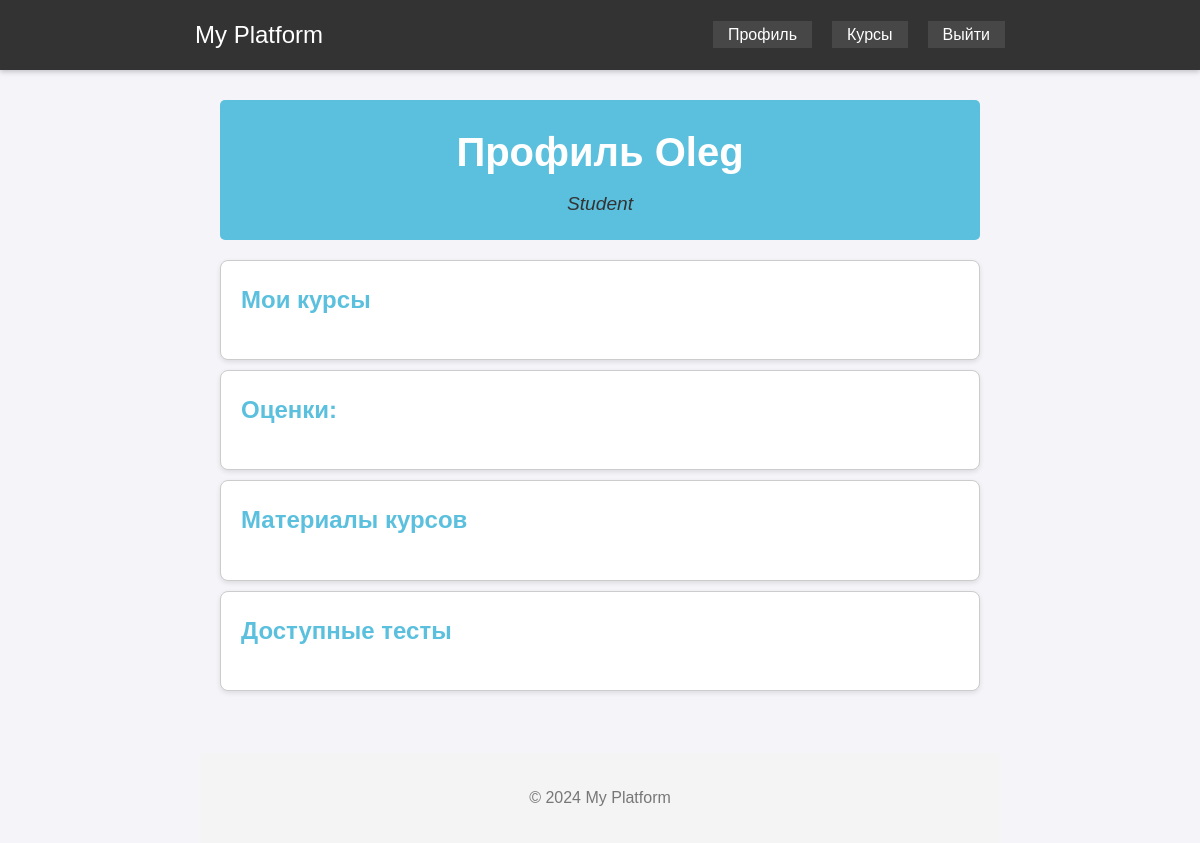
Before: /profile/ (signed in) with the older database file.
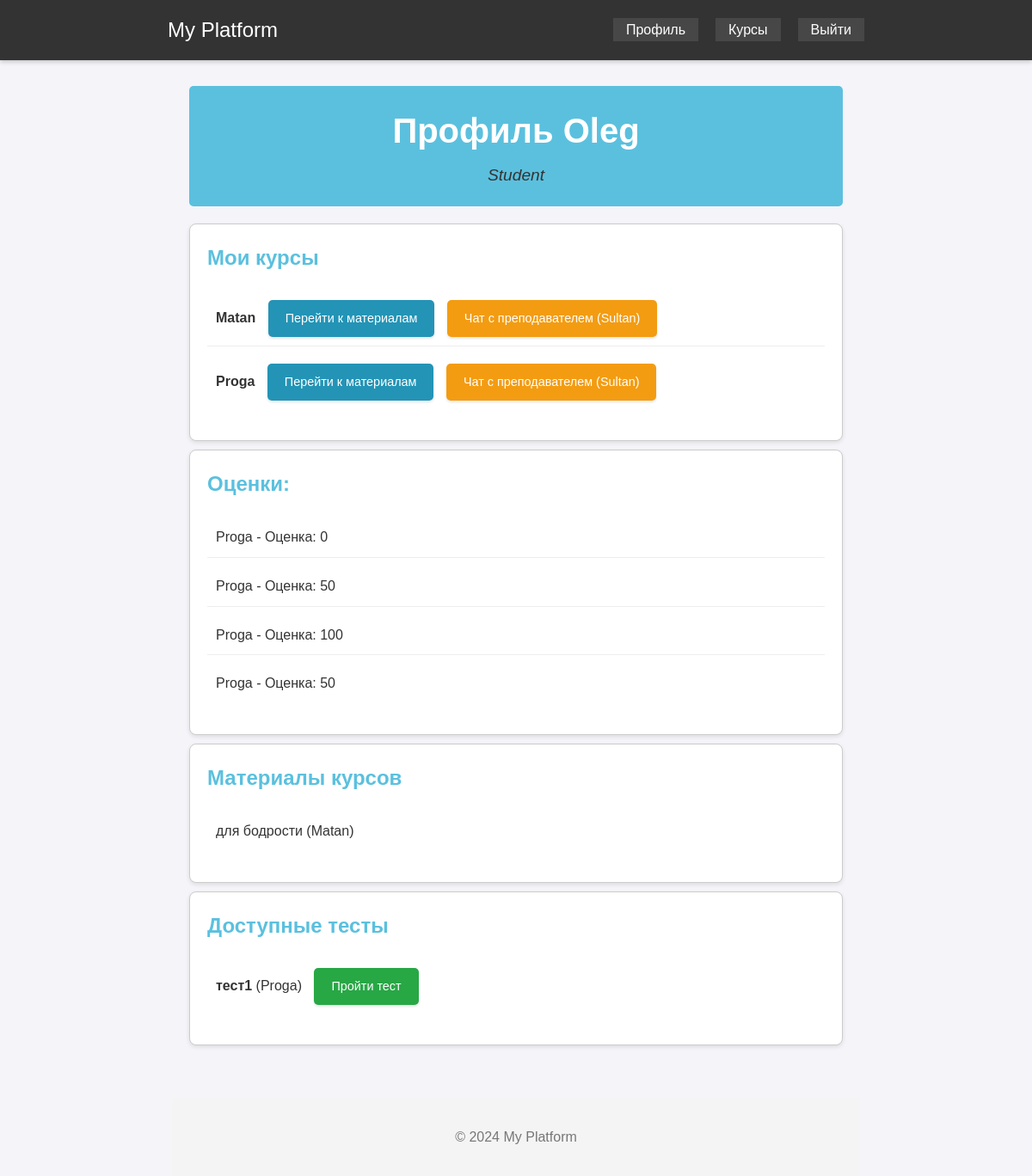
After: the same page with the newer database file.
### main/models.py (models this page shows, shortened)
class Courses(models.Model):
    name = models.CharField(max_length=128, blank=False)
    description = models.TextField(null=True)
    students = models.ManyToManyField(Users)
    teacher = models.ForeignKey(Users, on_delete=models.SET_NULL, null=True, limit_choices_to={'role': Users.TEACHER}, related_name='teacher')

class Users(AbstractUser):
    STUDENT = 'S'
    TEACHER = 'T'
    ROLES = [
        (STUDENT, 'Student'),
        (TEACHER, 'Teacher'),
    ]
    role = models.CharField(choices=ROLES, max_length=1, default=STUDENT)

class Grades(models.Model):
    grade = models.IntegerField(null=True, blank=True)
    student = models.ForeignKey(Users, on_delete=models.CASCADE)
    course = models.ForeignKey(Courses, on_delete=models.CASCADE)
    time_add = models.DateTimeField(auto_now_add=True)
    class Meta:
        ordering = ['time_add']  # для сортировки по времени

class Materials(models.Model):
    topic = models.CharField(max_length=128)
    name = models.CharField(max_length=128, blank=False)
    text = models.TextField(null=True, blank=True)
    pdf = models.FileField(null=True, blank=True)
    photo = models.ImageField(null=True, blank=True)
    video = models.FileField(null=True, blank=True)
    link = models.TextField(null=True, blank=True)
    course = models.ForeignKey(Courses, on_delete=models.CASCADE, null=True)

class Test(models.Model):
    name = models.CharField(max_length=255)
    teacher = models.ForeignKey(Users, on_delete=models.CASCADE, limit_choices_to={'role': Users.TEACHER})
    course = models.ForeignKey(Courses, on_delete=models.CASCADE, related_name='tests')
    created_at = models.DateTimeField(auto_now_add=True)

### main/views.py (the view, shortened to what this page needs)
# urls.py: path('profile/', profile_view, name='profile'),
@login_required
def profile_view(request):
    user = request.user
    if user.role == 'S':  # Если студент
        courses = user.courses_set.all().order_by('name')
        progress_data = []
        for course in courses:
            progress = Progress.objects.filter(student=user, course=course).first()
            progress_percentage = progress.progress_percentage if progress else 0
            progress_data.append({
                'course': course,
                'name': course.name,
                'progress_percentage': progress_percentage
            })
        grades = Grades.objects.filter(student=user).order_by('course__name')
        materials = Materials.objects.filter(course__in=courses)
        tests = Test.objects.filter(course__in=courses).order_by('course__name')
        context = {
            'user': user,
            'courses': progress_data,
            'grades': grades,
            'materials': materials,
            'tests': tests,  # Оптимизация названия ключа
        }
    else:
        context = {'user': user}  # Для неопределенной роли
    return render(request, 'profile.html', context)

### templates/profile.html (shortened to what this page needs)
{% extends "base.html" %}
{% block content %}
<!DOCTYPE html>
<html lang="ru">
<head>
    {% load static %}
    <link rel="stylesheet" href="{% static 'css/profile.css' %}">
</head>
<body>
    <div class="profile-header">
        <h1>Профиль {{ user.username }}</h1>
        <p>{{ user.get_role_display }}</p>
    </div>
    {% if user.role == 'S' %}
        <div class="profile-section">
            <h2>Мои курсы</h2>
            <ul>
                {% for course in courses %}
                    <li>
                        <strong>{{ course.name }}</strong>
                        {% if course.course.id %}
                            <a href="{% url 'course_materials' course.course.id %}" class="btn">Перейти к материалам</a>
                            <a href="{% url 'chat' course.course.teacher.id %}" class="btn btn-chat">Чат с преподавателем ({{ course.course.teacher.username }})</a>
                            {% else %}
                            <span class="inactive-course">Курс не активен</span>
                        {% endif %}
                    </li>
                {% endfor %}
            </ul>
        </div>
        <div class="profile-section">
            <h2>Оценки:</h2>
            <ul>
                {% for grade in grades %}
                    <li>{{ grade.course.name }} - Оценка: {{ grade.grade }}</li>
                {% endfor %}
            </ul>
        </div>
        <div class="profile-section">
            <h2>Материалы курсов</h2>
            <ul>
                {% for material in materials %}
                    <li>{{ material.name }} ({{ material.course.name }})</li>
                {% endfor %}
            </ul>
        </div>
        <div class="profile-section">
            <h2>Доступные тесты</h2>
            <ul>
                {% for test in tests %}
                    <li>
                        <strong>{{ test.name }}</strong> ({{ test.course.name }})
                        <a href="{% url 'take_test' test.id %}" class="btn btn-test">Пройти тест</a>
                    </li>
                {% endfor %}
            </ul>
        </div>
    {% endif %}
</body>
</html>
{% endblock %}

Changed rows visible on the page:
now on this page (row unchanged): Courses: name "Matan", course.teacher.username "Sultan"
added Courses: name "Proga", course.teacher.username "Sultan"
added Grades: course.name "Proga", grade "0"
added Grades: course.name "Proga", grade "50"
added Grades: course.name "Proga", grade "100"
added Grades: course.name "Proga", grade "50"
added Materials: name "для бодрости", course.name "Matan"
added Test: name "тест1", course.name "Proga"
